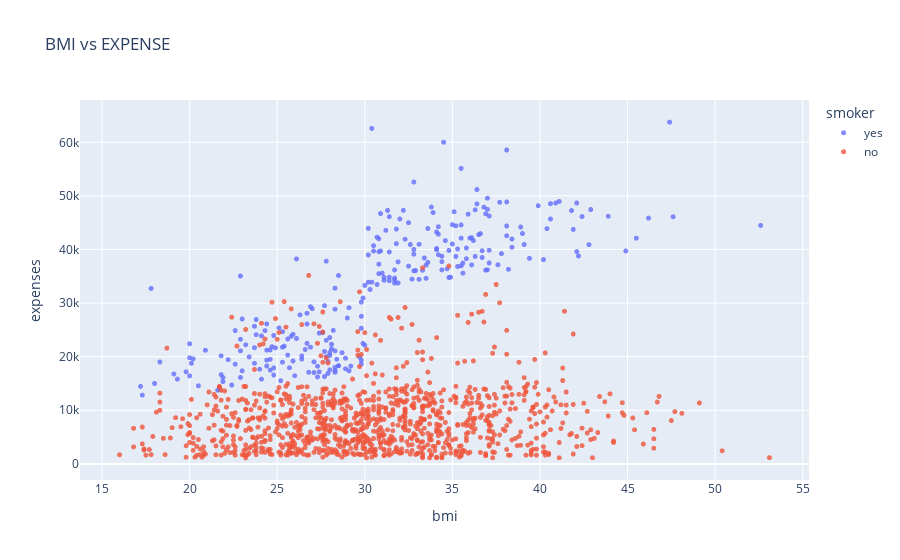

Write notebook code for a chart like this one.
### Code cell
fig = px.scatter(df , x = 'bmi' , y = 'expenses' , color = 'smoker' , opacity= 0.8 , hover_data= ['sex'], title='BMI vs EXPENSE')
fig.update_traces(marker_size=5)
fig.show()

### Figure 1 — Plotly figure (JSON) as saved in the notebook; plotly's stock layout.template omitted (floating-point values rounded to 4 significant figures; data arrays with more than 128 entries replaced by an {"elided": "..."} marker saying what was removed)
{"data": [{"customdata": {"elided": "274x1 str values"}, "hovertemplate": "smoker=yes<br>bmi=%{x}<br>expenses=%{y}<br>sex=%{customdata[0]}<extra></extra>", "legendgroup": "yes", "marker": {"color": "#636efa", "opacity": 0.8, "size": 5, "symbol": "circle"}, "mode": "markers", "name": "yes", "showlegend": true, "type": "scattergl", "x": {"elided": "274 float values"}, "xaxis": "x", "y": {"elided": "274 float values"}, "yaxis": "y"}, {"customdata": {"elided": "1064x1 str values"}, "hovertemplate": "smoker=no<br>bmi=%{x}<br>expenses=%{y}<br>sex=%{customdata[0]}<extra></extra>", "legendgroup": "no", "marker": {"color": "#EF553B", "opacity": 0.8, "size": 5, "symbol": "circle"}, "mode": "markers", "name": "no", "showlegend": true, "type": "scattergl", "x": {"elided": "1064 float values"}, "xaxis": "x", "y": {"elided": "1064 float values"}, "yaxis": "y"}], "layout": {"legend": {"title": {"text": "smoker"}, "tracegroupgap": 0}, "title": {"text": "BMI vs EXPENSE"}, "xaxis": {"anchor": "y", "domain": [0, 1], "title": {"text": "bmi"}}, "yaxis": {"anchor": "x", "domain": [0, 1], "title": {"text": "expenses"}}}}
